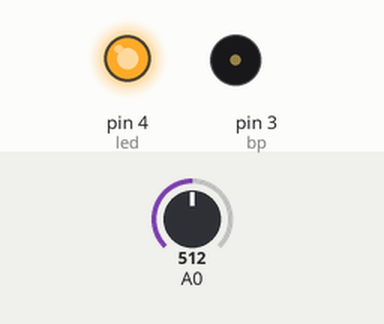
This sketch was run on a simulated Arduino Uno, built with avr-gcc and run on an emulated ATmega328P. On the bench: output pins drawn as LEDs (lit = HIGH), buzzer (waves = sounding). The inputs (shaded band) are chosen by the test bench; at power-on: A0 = 512. What the sketch prints to the serial monitor is not drawn.

Above: at 20.7 s.
Timing chart, 0 to 23.0 s (numbered marks = the images above):
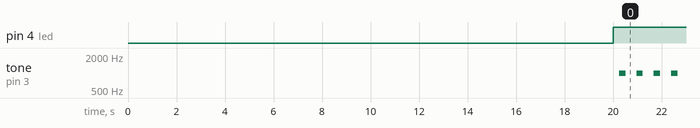

Measured:
- by itself, pin 4 (led): LOW → HIGH at 20.0 s
- by itself, tone on pin 3 (bp): alternates 1000 Hz for 0.26 s and silent for 0.45 s

The sketch:

gas_sensor_police.ino
```cpp
#define bp 3  // Buzzer pin
#define led 4 // LED pin

void setup()
{
    pinMode(led, OUTPUT);
    Serial.begin(9600);
    delay(20000); // MQ gas sensor warm-up time
}

void loop()
{
    int sv = analogRead(A0);
    Serial.println(sv);

    if (sv > 400)
    {
        digitalWrite(led, HIGH);

        // Police siren effect: frequency sweep up and down
        for (int i = 500; i <= 1000; i += 10)
        {
            tone(bp, i);
            delay(5);
        }

        for (int i = 1000; i >= 500; i -= 10)
        {
            tone(bp, i);
            delay(5);
        }

        noTone(bp);
        delay(200); // short pause before next cycle
    }
    else
    {
        digitalWrite(led, LOW);
        noTone(bp);
        delay(1000); // check again in 1 second
    }
}
```
